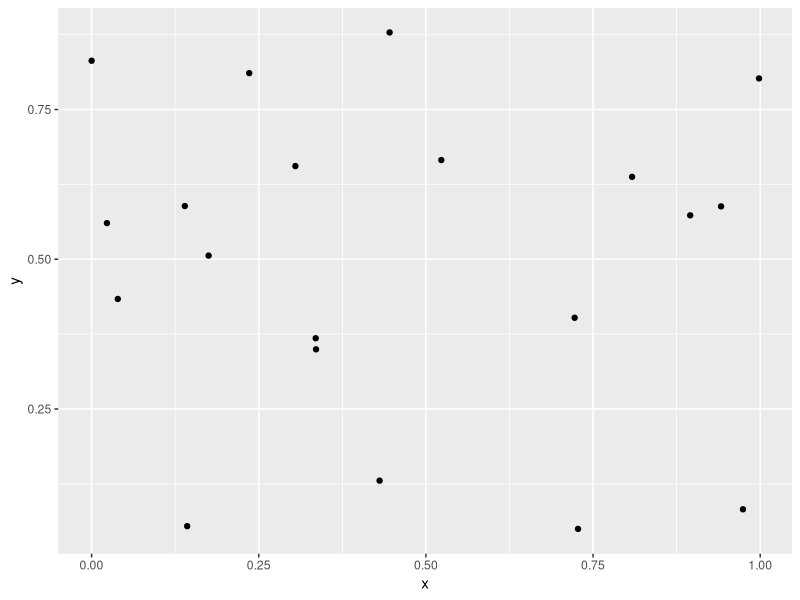

Recreate this plot in R.
## ---- chunk 1
knitr::opts_chunk$set(echo = TRUE)
library(tidyverse)
## ---- chunk 2
df <- tibble(x=runif(20),
       y=runif(20))
knitr::kable(head(df),caption="Here's some data!",digits=3,label="One")
## ---- chunk 3
ggplot(df) + geom_point(aes(x,y))
